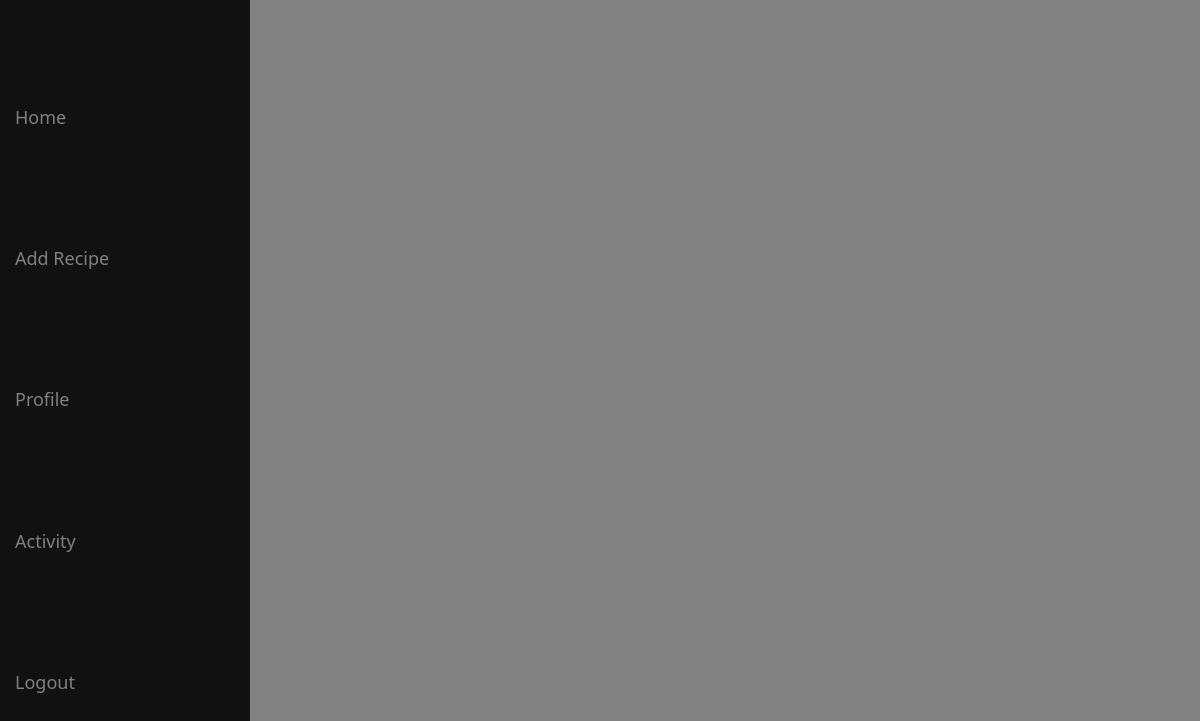
Page /profile (signed in) on the earlier database version.
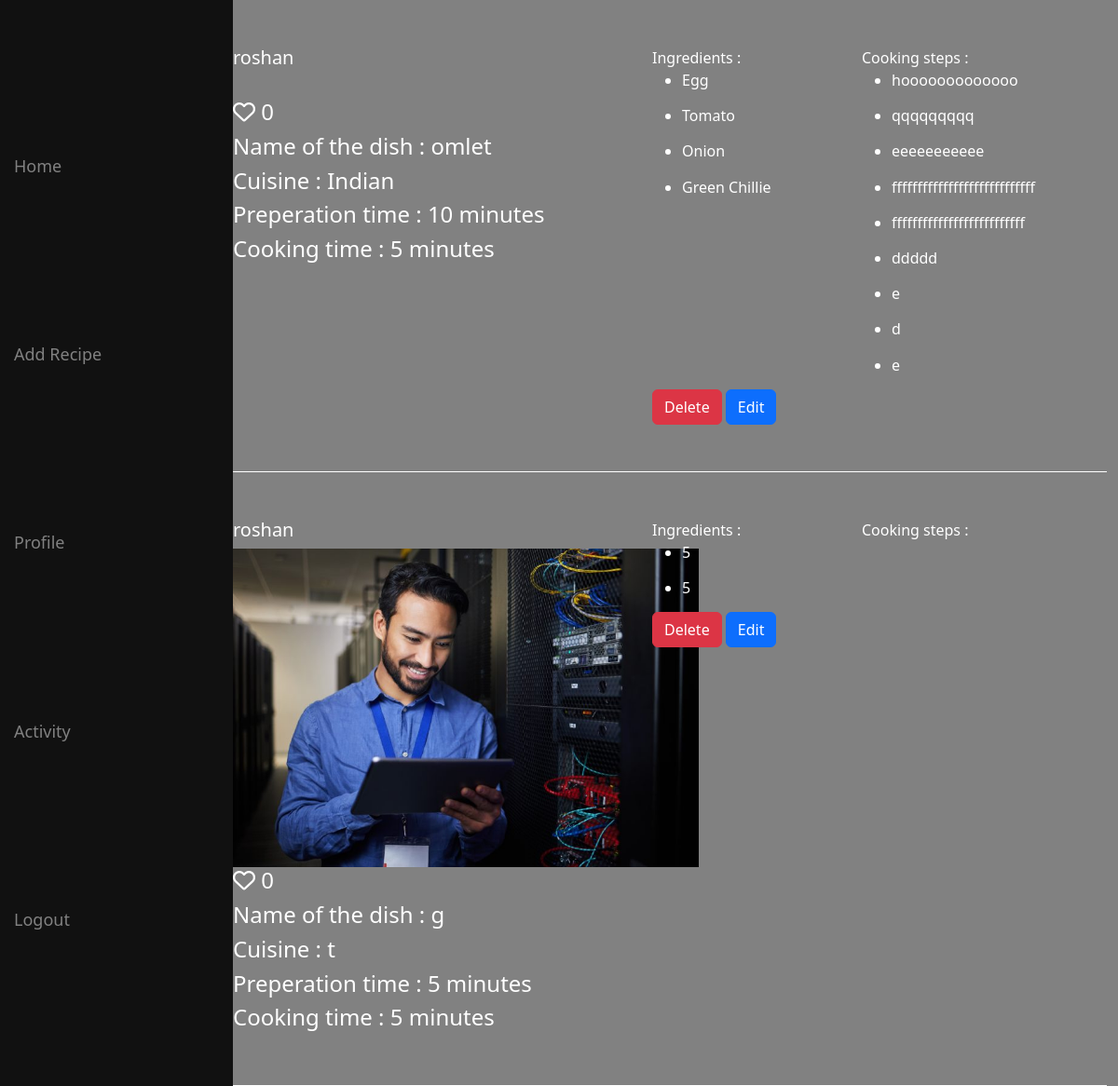
Same page on the later database version.
### app/models.py (models this page shows)
class Dish(models.Model):
    user=models.ForeignKey(User,on_delete=models.CASCADE)
    name=models.TextField()
    img=models.FileField()
    cuisine=models.TextField()
    prep=models.IntegerField()
    cook=models.IntegerField()
    likes=models.IntegerField()
    rating=models.IntegerField()

class Ingredients(models.Model):
    dish=models.ForeignKey(Dish, on_delete=models.CASCADE)
    item=models.TextField()

class Cooking(models.Model):
    dish=models.ForeignKey(Dish, on_delete=models.CASCADE)
    steps=models.TextField()

### app/views.py (the view)
# urls.py: path('profile',views.profile),
def profile(req):
    if 'user' in req.session:
        user=User.objects.get(username=req.session['user'])
        dish=Dish.objects.filter(user=user)
        ingr=Ingredients.objects.all()
        cook=Cooking.objects.all()
        return render(req,'profile.html',{'dish':dish,'ingr':ingr,'cook':cook})
    else:
        return redirect(shop_login)

### templates/profile.html (shortened to what this page needs)
<!DOCTYPE html>
<html lang="en">
<head>
    {% load static %}
    <link rel="stylesheet" href="https://cdnjs.cloudflare.com/ajax/libs/font-awesome/6.7.2/css/all.min.css" />
    <link href="https://cdn.jsdelivr.net/npm/bootstrap@5.3.3/dist/css/bootstrap.min.css" rel="stylesheet">
    <link rel="stylesheet" href="{% static 'css/style.css' %}">
</head>
<body>
    <div class="container-fluid">
        <div class="row">
            <div class="col-lg-2">
                <div id="sidebar" class="sidebar">
                    <a href="home">Home</a>
                    <a href="addRecipe">Add Recipe</a>
                    <a href="profile">Profile</a>
                    <a href="#">Activity</a>
                    <a href="#">Logout</a>
                </div>
            </div>
            <div class="col-lg-10">
                <div class="row ">
                    {% for i in dish %}
                    <div class="row post">
                        <div class="col-lg-6">
                                <h5>{{i.user.first_name}}</h5>
                                <img src="{{i.img.url}}" alt="" width="500px">
                                <h4><i class="fa-regular fa-heart"></i>  {{i.likes}}</h4>
                                <h4>Name of the dish : {{i.name}}</h4>
                                <h4> Cuisine : {{i.cuisine}}</h4>
                                <h4> Preperation time : {{i.prep}} minutes</h4>
                                <h4> Cooking time : {{i.cook}} minutes</h4>
                        </div>
                        <div class="col-lg-6">
                            <div class="row">
                                <div class="col-lg-6">
                                    Ingredients :
                                    {% for j in ingr %}
                                    {% if i.pk == j.dish.pk %}
                                    <ul>
                                        <li>
                                            <h6>{{j.item}}</h6>
                                        </li>
                                    </ul>
                                    {% endif %}
                                    {% endfor %}
                                </div>
                                <div class="col-lg-6">
                                    Cooking steps :
                                    {% for j in cook %}
                                    {% if i.pk == j.dish.pk %}
                                    <ul>
                                        <li>
                                            <h6>{{j.steps}}</h6>
                                        </li>
                                    </ul>
                                    {% endif %}
                                    {% endfor %}
                                </div>
                            </div>
                            <a href="delete" class="btn btn-danger">Delete</a>
                            <a href="edit/{{i.pk}}" class="btn btn-primary">Edit</a>
                        </div>
                    </div>
                    {% endfor %}
                </div>
            </div>
        </div>
    </div>
</body>
</html>

Differences in the rows shown:
now on this page (row edited): Dish: user.first_name "roshan", likes "0", name "omlet", cuisine "Indian", prep "10", cook "5"
now on this page (row edited): Ingredients: item "Egg", shown under "roshan"
now on this page (row edited): Ingredients: item "Tomato", shown under "roshan"
now on this page (row edited): Ingredients: item "Onion", shown under "roshan"
added Ingredients: item "Green Chillie", shown under "roshan"
now on this page (row edited): Cooking: steps "hooooooooooooo"
now on this page (row edited): Cooking: steps "qqqqqqqqq"
now on this page (row edited): Cooking: steps "eeeeeeeeeee"
now on this page (row edited): Cooking: steps "ffffffffffffffffffffffffffff"
now on this page (row edited): Cooking: steps "ffffffffffffffffffffffffff"
added Cooking: steps "ddddd"
added Cooking: steps "e"
added Cooking: steps "d"
added Cooking: steps "e"
now on this page (row edited): Dish: user.first_name "roshan", img (picture), likes "0", name "g", cuisine "t", prep "5", cook "5"
added Ingredients: item "5", shown under "roshan"
added Ingredients: item "5", shown under "roshan"
